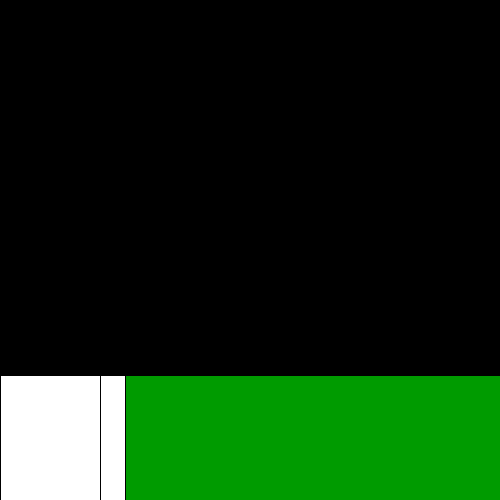
Frame 1 (no input)
Frame 60 (the mouse pressed at the canvas centre just before this capture): identical to frame 1, image omitted
Frame 120 (the mouse held since frame 60 and released just before this capture): identical to frame 1, image omitted

The Processing sketch that drew this single still picture (run headless with seeded random() and noise(); from frame 60 on, the mouse is pressed at the canvas centre):

// Processing sketch: sketch_240322a
// ── sketch_240322a.pde
void setup() {
  size(500,500);
  background(0);
  
  // Grid
  rect(0,0.75*height,0.20*width,1*height);
  // Dice
  rect(0.20*width,0.75*height,0.05*width,1*height);
  // SPACE
  fill(0,155,0);
  rect(0.25*width,0.75*height,1*width,1*height);
}

void draw() {
}
